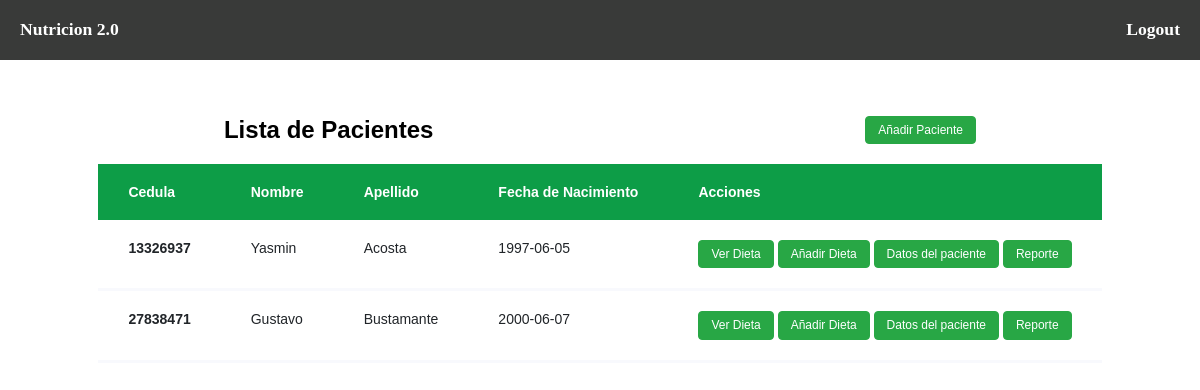
/index.php (signed in), run on the app's committed database.
### tables this page shows
CREATE TABLE `pacientes` (
  `dni` int NOT NULL,
  `nombre` varchar(30) NOT NULL,
  `Apellido` varchar(30) NOT NULL,
  `fecha_nac` date NOT NULL,
  `peso` smallint NOT NULL,
  `altura` int NOT NULL,
  `masa_muscular` int NOT NULL,
  `actividad_fisica` varchar(45) NOT NULL,
  `id_usuario` int NOT NULL,
  PRIMARY KEY (`dni`),
  KEY `id_usuario_idx` (`id_usuario`),
  CONSTRAINT `id` FOREIGN KEY (`id_usuario`) REFERENCES `usuarios` (`id`)
);

### index.php (the view, shortened to what this page needs)
<?php
  	require_once("./database/database.php");
	$sql = "SELECT * FROM pacientes where id_usuario = :id";
	$registros1=$conn->prepare($sql);
	$registros1->execute(array(':id'=>$_SESSION['id_usuario']));
	$registros=$registros1->fetchAll();
?>
<!DOCTYPE html>
<html lang="en">
<head>
	<link rel="stylesheet" href="custom.css">
</head>
<body>
	<header class="main-header">
			<a class="text-header" href="#">
				<span class="site-name">Nutricion 2.0</span>
			</a>
			<a class="text-header1" href="./login/logout.php">
			 <span class="site-name">Logout</span>
            </a>
	</header>
	<div class="container">
		<div class="container-item">
		<div class="row">
			<div class="col-md-6">
				<h2 class="heading-section">Lista de Pacientes</h2>
				<a href="./forms/registros/registro.php">
      				<button class="btn btn-success">Añadir Paciente</button>
    			</a>
			</div>
		</div>
			<div class="row">
				<div class="col-md-6">
					<div class="table-wrap">
						<table class="table">
						  <thead class="thead-primary">
						    <tr>
						      <th>Cedula</th>
						      <th>Nombre</th>
						      <th>Apellido</th>
						      <th>Fecha de Nacimiento</th>
							  <th>Acciones</th>
						    </tr>
						  </thead>
						  <tbody>
						  <?php foreach ($registros as $key):?>
						    <tr>
						      <th scope="row"><?php echo $key["dni"]?></th>
						      <td><?php echo $key["nombre"]?></td>
						      <td> <?php echo $key["Apellido"]?></td>
						      <td> <?php echo $key["fecha_nac"]?></td>
							  <td>
							  <a href="./views/dieta/verDieta.php?dni=<?php echo $key['dni']?>&dia=<?php echo "Lunes"?>">
                				<button class="btn btn-success">Ver Dieta</button>
              					</a>
              					<a href="./forms/dieta/addDieta.php?dni=<?php echo $key['dni']?>">
              						<button class="btn btn-success">Añadir Dieta</button>
              					</a>
              					<a href="./forms/registros/datos.php?dni=<?php echo $key['dni']?>">
              					<button class="btn btn-success">Datos del paciente</button>
              					</a>
								  <a href="./reporte/index.php?dni=<?php echo $key['dni']?>">
              					<button class="btn btn-success">Reporte</button>
              					</a>
							  </td>
						    </tr>
							<?php endforeach; ?>
						  </tbody>
						</table>
					</div>
				</div>
			</div>
		</div>
		</div>
	</body>
</html>

### custom.css (style rules this page uses)
.main-header { background: #393a39; color: white; height: 60px; width: 100%; left: 0; top: 0; position: fixed; }
.main-header a { color: white; }
.text-header { float: left; margin-top: 4px; padding: 15px 0 0 20px; text-decoration: none; font-family: Cambria, Cochin, Georgia, Times, 'Times New Roman', serif; }
.text-header .site-name { font-weight: 700; font-size: 1.1em; }
.text-header1 { float: right; margin-top: 4px; margin-right: 20px; padding: 15px 0 0 20px; text-decoration: none; font-family: Cambria, Cochin, Georgia, Times, 'Times New Roman', serif; }
.text-header1 .site-name { font-weight: 700; font-size: 1.1em; }
html { font-family: sans-serif; line-height: 1.15; -webkit-text-size-adjust: 100%; -webkit-tap-highlight-color: rgba(0, 0, 0, 0); }
a { color: #007bff; text-decoration: none; background-color: transparent; }
table { border-collapse: collapse; }
th { text-align: inherit; }
.container { display: flex; justify-content: center; align-items: center; flex-direction: column; width: 100%; margin-top: 70px; }
.container-item { display: flex; justify-content: center; flex-direction: column; width:100%; }
.row { display: flex; justify-content: center; flex-direction: row; width: 100%; }
.col-md-6 { width: 100%; display: flex; align-items: center; justify-content: space-around; }
.table { width: 100%; margin-bottom: 1rem; color: #212529; }
.table th, .table td { padding: 0.75rem; vertical-align: top; border-top: 1px solid #dee2e6; }
.table thead th { vertical-align: bottom; border-bottom: 2px solid #dee2e6; }
.btn { display: inline-block; font-weight: 300; color: #212529; text-align: center; vertical-align: middle; -webkit-user-select: none; -moz-user-select: none; -ms-user-select: none; user-select: none; background-color: transparent; border: 1px solid transparent; padding: 0.375rem 0.75rem; font-size: 12px; line-height: 1.2; border-radius: 0.25rem; -webkit-transition: color 0.15s ease-in-out, background-color 0.15s ease-in-out, border-color 0.15s ease-in-out, -webkit-box-shadow 0.15s ease-in-out; transition: color 0.15s ease-in-out, background-color 0.15s ease-in-out, border-color 0.15s ease-in-out, -webkit-box-shadow 0.15s ease-in-out; -o-transition: color 0.15s ease-in-out, background-color 0.15s ease-in-out, border-color 0.15s ease-in-out, box-shadow 0.15s ease-in-out; transition: color 0.15s ease-in-out, background-color 0.15s ease-in-out, border-color 0.15s ease-in-out, box-shadow 0.15s ease-in-out; transition: color 0.15s ease-in-out, background-color 0.15s ease-in-out, border-color 0.15s ease-in-out, box-shadow 0.15s ease-in-out, -webkit-box-shadow 0.15s ease-in-out; }
.btn-success { color: #fff; background-color: #28a745; border-color: #28a745; cursor: pointer; }
a { -webkit-transition: .3s all ease; -o-transition: .3s all ease; transition: .3s all ease; color: #1089ff; }
.table-wrap { overflow-x: scroll; }
.table { min-width: 800px !important; width: 100%; background: #fff; }
.table thead.thead-primary { background: #0d9d47; }
.table thead th { border: none; padding: 20px 30px; font-size: 14px; color: #fff; }
.table tbody tr { margin-bottom: 10px; }
.table tbody th, .table tbody td { border: none; padding: 20px 30px; border-bottom: 3px solid #f8f9fd; font-size: 14px; }

### data on the page
pacientes: dni "13326937", nombre "Yasmin", Apellido "Acosta", fecha_nac "1997-06-05"
pacientes: dni "27838471", nombre "Gustavo", Apellido "Bustamante", fecha_nac "2000-06-07"
